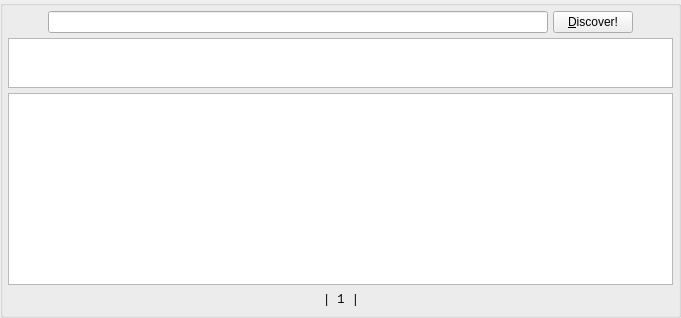
             <widget class="QGroupBox" name="urlsBox">
              <layout class="QVBoxLayout" name="verticalLayout_68">
               <property name="spacing">
                <number>5</number>
               </property>
               <property name="leftMargin">
                <number>5</number>
               </property>
               <property name="topMargin">
                <number>5</number>
               </property>
               <property name="rightMargin">
                <number>5</number>
               </property>
               <property name="bottomMargin">
                <number>5</number>
               </property>
               <item>
                <layout class="QHBoxLayout" name="horizontalLayout_7">
                 <property name="spacing">
                  <number>5</number>
                 </property>
                 <item>
                  <spacer name="horizontalSpacer_4">
                   <property name="orientation">
                    <enum>Qt::Horizontal</enum>
                   </property>
                   <property name="sizeHint" stdset="0">
                    <size>
                     <width>40</width>
                     <height>20</height>
                    </size>
                   </property>
                  </spacer>
                 </item>
                 <item>
                  <widget class="QLineEdit" name="search">
                   <property name="minimumSize">
                    <size>
                     <width>500</width>
                     <height>0</height>
                    </size>
                   </property>
                   <property name="toolTip">
                    <string>Please provide complete keywords.</string>
                   </property>
                  </widget>
                 </item>
                 <item>
                  <widget class="QPushButton" name="discover">
                   <property name="text">
                    <string>&amp;Discover!</string>
                   </property>
                  </widget>
                 </item>
                 <item>
                  <spacer name="horizontalSpacer_5">
                   <property name="orientation">
                    <enum>Qt::Horizontal</enum>
                   </property>
                   <property name="sizeHint" stdset="0">
                    <size>
                     <width>40</width>
                     <height>20</height>
                    </size>
                   </property>
                  </spacer>
                 </item>
                </layout>
               </item>
               <item>
                <widget class="QTextBrowser" name="searchfor">
                 <property name="sizePolicy">
                  <sizepolicy hsizetype="Expanding" vsizetype="Fixed">
                   <horstretch>0</horstretch>
                   <verstretch>0</verstretch>
                  </sizepolicy>
                 </property>
                 <property name="maximumSize">
                  <size>
                   <width>16777215</width>
                   <height>50</height>
                  </size>
                 </property>
                 <property name="font">
                  <font>
                   <family>Monospace</family>
                  </font>
                 </property>
                 <property name="tabChangesFocus">
                  <bool>true</bool>
                 </property>
                 <property name="textInteractionFlags">
                  <set>Qt::LinksAccessibleByKeyboard|Qt::LinksAccessibleByMouse|Qt::TextBrowserInteraction|Qt::TextSelectableByKeyboard|Qt::TextSelectableByMouse</set>
                 </property>
                 <property name="openLinks">
                  <bool>false</bool>
                 </property>
                </widget>
               </item>
               <item>
                <widget class="spoton_textbrowser" name="urls">
                 <property name="font">
                  <font>
                   <family>Monospace</family>
                  </font>
                 </property>
                 <property name="tabChangesFocus">
                  <bool>true</bool>
                 </property>
                 <property name="textInteractionFlags">
                  <set>Qt::LinksAccessibleByKeyboard|Qt::LinksAccessibleByMouse|Qt::TextBrowserInteraction|Qt::TextSelectableByKeyboard|Qt::TextSelectableByMouse</set>
                 </property>
                 <property name="openLinks">
                  <bool>false</bool>
                 </property>
                </widget>
               </item>
               <item>
                <layout class="QHBoxLayout" name="horizontalLayout_16">
                 <property name="spacing">
                  <number>5</number>
                 </property>
                 <item>
                  <spacer name="horizontalSpacer_12">
                   <property name="orientation">
                    <enum>Qt::Horizontal</enum>
                   </property>
                   <property name="sizeHint" stdset="0">
                    <size>
                     <width>40</width>
                     <height>20</height>
                    </size>
                   </property>
                  </spacer>
                 </item>
                 <item>
                  <widget class="QLabel" name="url_pages">
                   <property name="font">
                    <font>
                     <family>Monospace</family>
                    </font>
                   </property>
                   <property name="text">
                    <string>| 1 |</string>
                   </property>
                   <property name="alignment">
                    <set>Qt::AlignCenter</set>
                   </property>
                  </widget>
                 </item>
                 <item>
                  <spacer name="horizontalSpacer_13">
                   <property name="orientation">
                    <enum>Qt::Horizontal</enum>
                   </property>
                   <property name="sizeHint" stdset="0">
                    <size>
                     <width>40</width>
                     <height>20</height>
                    </size>
                   </property>
                  </spacer>
                 </item>
                </layout>
               </item>
              </layout>
             </widget>
